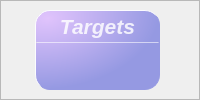
                       <widget class="QFrame" name="frame_10">
                        <property name="frameShape">
                         <enum>QFrame::StyledPanel</enum>
                        </property>
                        <property name="frameShadow">
                         <enum>QFrame::Raised</enum>
                        </property>
                        <layout class="QHBoxLayout" name="horizontalLayout_28">
                         <property name="spacing">
                          <number>6</number>
                         </property>
                         <property name="leftMargin">
                          <number>0</number>
                         </property>
                         <property name="topMargin">
                          <number>5</number>
                         </property>
                         <property name="rightMargin">
                          <number>5</number>
                         </property>
                         <property name="bottomMargin">
                          <number>5</number>
                         </property>
                         <item>
                          <widget class="QFrame" name="Target_QF2">
                           <property name="minimumSize">
                            <size>
                             <width>125</width>
                             <height>80</height>
                            </size>
                           </property>
                           <property name="maximumSize">
                            <size>
                             <width>125</width>
                             <height>80</height>
                            </size>
                           </property>
                           <property name="toolTipDuration">
                            <number>0</number>
                           </property>
                           <property name="styleSheet">
                            <string notr="true">QFrame#Target_QF2{
color: rgb(255, 255, 255);
border-radius: 15px;
background-color: qradialgradient(cx:0, cy:0, radius:1, fx:0.1, fy:0.1, stop:0 #E0C3FC,  stop:1  #9599E2);
border: 1px outset #9599E2;
}
</string>
                           </property>
                           <property name="frameShape">
                            <enum>QFrame::StyledPanel</enum>
                           </property>
                           <property name="frameShadow">
                            <enum>QFrame::Raised</enum>
                           </property>
                           <layout class="QVBoxLayout" name="verticalLayout_24" stretch="0,2,1">
                            <property name="spacing">
                             <number>0</number>
                            </property>
                            <property name="leftMargin">
                             <number>0</number>
                            </property>
                            <property name="topMargin">
                             <number>0</number>
                            </property>
                            <property name="rightMargin">
                             <number>0</number>
                            </property>
                            <property name="bottomMargin">
                             <number>0</number>
                            </property>
                            <item>
                             <widget class="QFrame" name="Target_top2">
                              <property name="styleSheet">
                               <string notr="true">border:none</string>
                              </property>
                              <property name="frameShape">
                               <enum>QFrame::StyledPanel</enum>
                              </property>
                              <property name="frameShadow">
                               <enum>QFrame::Raised</enum>
                              </property>
                              <layout class="QHBoxLayout" name="horizontalLayout_29">
                               <property name="spacing">
                                <number>0</number>
                               </property>
                               <property name="leftMargin">
                                <number>0</number>
                               </property>
                               <property name="topMargin">
                                <number>3</number>
                               </property>
                               <property name="rightMargin">
                                <number>0</number>
                               </property>
                               <property name="bottomMargin">
                                <number>3</number>
                               </property>
                               <item>
                                <widget class="QLabel" name="label_9">
                                 <property name="maximumSize">
                                  <size>
                                   <width>16777215</width>
                                   <height>30</height>
                                  </size>
                                 </property>
                                 <property name="font">
                                  <font>
                                   <family>Segoe UI</family>
                                   <pointsize>16</pointsize>
                                   <italic>true</italic>
                                   <bold>true</bold>
                                  </font>
                                 </property>
                                 <property name="styleSheet">
                                  <string notr="true">color: rgba(255, 255,255, 210);
text-align:center;
font: 700 italic 16pt "Segoe UI";</string>
                                 </property>
                                 <property name="text">
                                  <string>Targets</string>
                                 </property>
                                 <property name="alignment">
                                  <set>Qt::AlignCenter</set>
                                 </property>
                                 <property name="indent">
                                  <number>0</number>
                                 </property>
                                </widget>
                               </item>
                              </layout>
                             </widget>
                            </item>
                            <item>
                             <widget class="Line" name="line_6">
                              <property name="maximumSize">
                               <size>
                                <width>16777215</width>
                                <height>1</height>
                               </size>
                              </property>
                              <property name="styleSheet">
                               <string notr="true">background-color: rgba(255, 255, 255, 89);</string>
                              </property>
                              <property name="orientation">
                               <enum>Qt::Horizontal</enum>
                              </property>
                             </widget>
                            </item>
                            <item>
                             <widget class="QFrame" name="Target_bottom2">
                              <property name="styleSheet">
                               <string notr="true">border:none</string>
                              </property>
                              <property name="frameShape">
                               <enum>QFrame::StyledPanel</enum>
                              </property>
                              <property name="frameShadow">
                               <enum>QFrame::Raised</enum>
                              </property>
                              <layout class="QVBoxLayout" name="verticalLayout_25">
                               <property name="spacing">
                                <number>0</number>
                               </property>
                               <property name="leftMargin">
                                <number>0</number>
                               </property>
                               <property name="topMargin">
                                <number>6</number>
                               </property>
                               <property name="rightMargin">
                                <number>0</number>
                               </property>
                               <property name="bottomMargin">
                                <number>6</number>
                               </property>
                               <item alignment="Qt::AlignTop">
                                <widget class="QLabel" name="Target_num2">
                                 <property name="minimumSize">
                                  <size>
                                   <width>0</width>
                                   <height>30</height>
                                  </size>
                                 </property>
                                 <property name="maximumSize">
                                  <size>
                                   <width>16777215</width>
                                   <height>30</height>
                                  </size>
                                 </property>
                                 <property name="font">
                                  <font>
                                   <family>Microsoft YaHei UI</family>
                                   <pointsize>12</pointsize>
                                   <italic>false</italic>
                                   <bold>false</bold>
                                   <underline>false</underline>
                                  </font>
                                 </property>
                                 <property name="styleSheet">
                                  <string notr="true">color: rgb(255, 255, 255);
font: 12pt "Microsoft YaHei UI";
</string>
                                 </property>
                                 <property name="text">
                                  <string/>
                                 </property>
                                 <property name="alignment">
                                  <set>Qt::AlignCenter</set>
                                 </property>
                                </widget>
                               </item>
                              </layout>
                             </widget>
                            </item>
                           </layout>
                          </widget>
                         </item>
                        </layout>
                       </widget>
